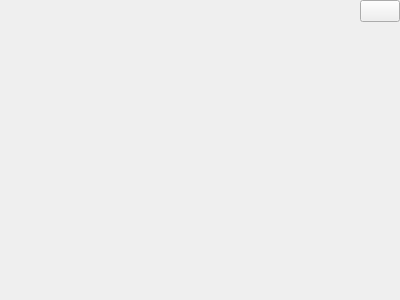
<?xml version="1.0" encoding="UTF-8"?>
<ui version="4.0">
 <class>Space</class>
 <widget class="QWidget" name="Space">
  <property name="geometry">
   <rect>
    <x>0</x>
    <y>0</y>
    <width>400</width>
    <height>300</height>
   </rect>
  </property>
  <widget class="QWidget" name="gridLayoutWidget">
   <property name="geometry">
    <rect>
     <x>0</x>
     <y>0</y>
     <width>400</width>
     <height>300</height>
    </rect>
   </property>
   <layout class="QGridLayout" name="gridLayout">
    <item row="0" column="0">
     <spacer name="spcLeftRight">
      <property name="orientation">
       <enum>Qt::Horizontal</enum>
      </property>
      <property name="sizeHint" stdset="0">
       <size>
        <width>0</width>
        <height>0</height>
       </size>
      </property>
     </spacer>
    </item>
    <item row="0" column="1">
     <widget class="QPushButton" name="btnScaleAndRotate"/>
    </item>
    <item row="1" column="1">
     <spacer name="spcTopDown">
      <property name="orientation">
       <enum>Qt::Vertical</enum>
      </property>
      <property name="sizeHint" stdset="0">
       <size>
        <width>0</width>
        <height>0</height>
       </size>
      </property>
     </spacer>
    </item>
   </layout>
  </widget>
  <widget class="QLabel" name="lblFrame">
   <property name="geometry">
    <rect>
     <x>0</x>
     <y>0</y>
     <width>400</width>
     <height>300</height>
    </rect>
   </property>
   <property name="scaledContents">
    <bool>true</bool>
   </property>
  </widget>
  <zorder>lblFrame</zorder>
  <zorder>gridLayoutWidget</zorder>
 </widget>
 <tabstops>
  <tabstop>btnScaleAndRotate</tabstop>
 </tabstops>
 <resources/>
 <connections/>
</ui>
